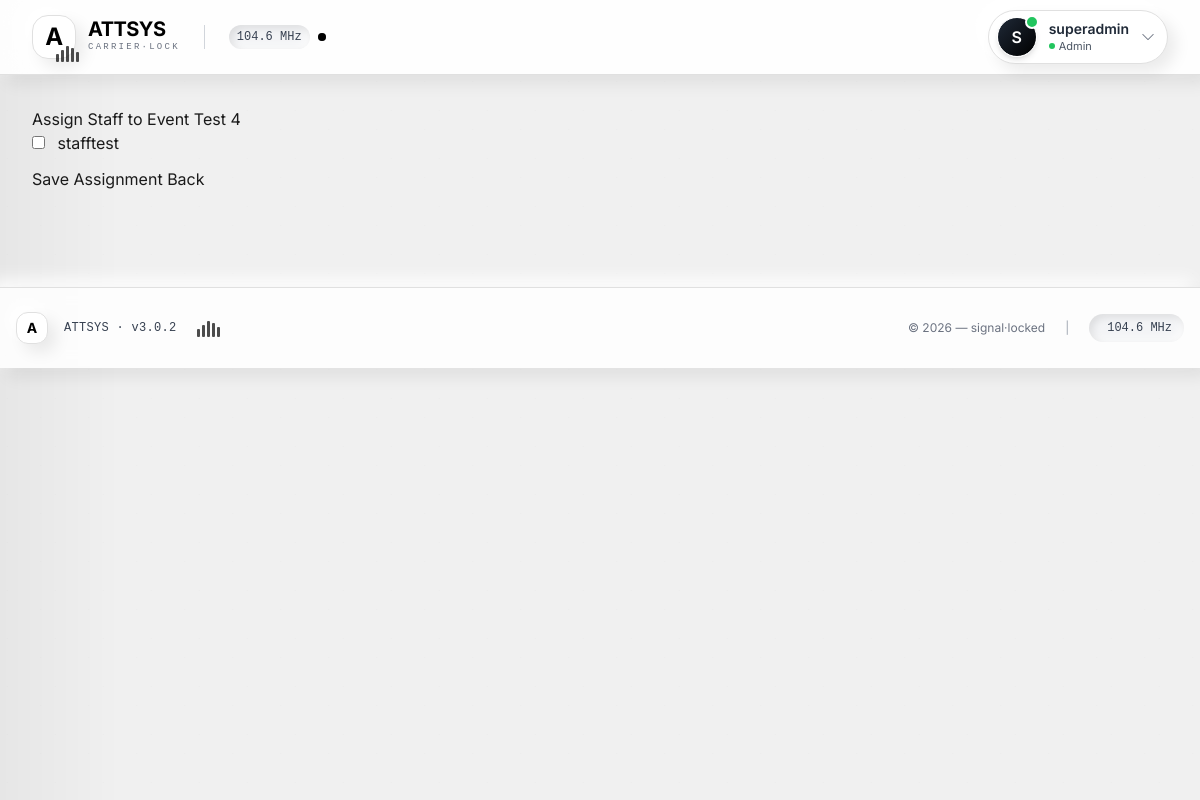
The app's page /attsys/event/35/assign/ (signed in) with its own data.
### attsys/models.py (models this page shows, shortened)
class User(AbstractUser):
    ROLE_CHOICES = (
        ('ADMIN', 'Admin'),
        ('STAFF', 'Staff'),
    )
    role = models.CharField(max_length=10, choices=ROLE_CHOICES, default='STAFF')
    phone_number = models.CharField(max_length=15, blank=True)

class Event(models.Model):
    STATE_CHOICES = (
        ('KUALA_LUMPUR', 'Kuala Lumpur'),
        ('SELANGOR', 'Selangor'),
        ('JOHOR', 'Johor'),
        ('PENANG', 'Penang'),
        ('PERAK', 'Perak'),
        ('SABAH', 'Sabah'),
        ('SARAWAK', 'Sarawak'),
        ('PAHANG', 'Pahang'),
        ('NEGERI_SEMBILAN', 'Negeri Sembilan'),
        ('KEDAH', 'Kedah'),
        ('KELANTAN', 'Kelantan'),
        ('TERENGGANU', 'Terengganu'),
        ('MELAKA', 'Melaka'),
        ('PERLIS', 'Perlis'),
        ('LABUAN', 'Labuan'),
        ('PUTRAJAYA', 'Putrajaya'),
        ('OTHER', 'Other'),
    )
    title = models.CharField(max_length=200)
    description = models.TextField(blank=True)
    venue = models.CharField(max_length=200)
    state = models.CharField(max_length=50, choices=STATE_CHOICES, default='KUALA_LUMPUR')
    custom_state = models.CharField(
        max_length=100,
        blank=True,
        verbose_name="Other State"
    )
    date = models.DateField()
    start_time = models.TimeField()
    end_time = models.TimeField()
    created_by = models.ForeignKey(
        User,
        on_delete=models.CASCADE,
        related_name='events'
    )
    assigned_staff = models.ManyToManyField(
        settings.AUTH_USER_MODEL,
        blank=True,
        related_name='assigned_events'
    )
    check_in_token = models.UUIDField(default=uuid.uuid4, unique=True)
    is_active = models.BooleanField(default=False)
    created_at = models.DateTimeField(auto_now_add=True)
    updated_at = models.DateTimeField(auto_now=True)
    class Meta:
        ordering = ['-date', '-created_at']

### attsys/views.py (the view)
# urls.py: path('event/<int:event_id>/assign/', views.assign_staff, name='assign_staff'),
@login_required
def assign_staff(request, event_id):
    if not request.user.is_active:
        return redirect('login')
    if request.user.role != 'ADMIN':
        return HttpResponseForbidden("Admins only")
    event = get_object_or_404(Event, id=event_id)
    staff_users = User.objects.filter(role='STAFF')
    if request.method == 'POST':
        selected_staff = request.POST.getlist('staff')
        event.assigned_staff.set(selected_staff)
        messages.success(request, "Staff assigned successfully")
        return redirect('event_detail', event_id=event.id)
    return render(request, 'assign_staff.html', {
        'event': event,
        'staff_users': staff_users
    })

### attsys/templates/assign_staff.html (shortened to what this page needs)
{% extends 'base.html' %}
{% block content %}
<h3>Assign Staff to {{ event.title }}</h3>
<form method="post">
    <div class="list-group mb-3">
        {% for staff in staff_users %}
        <label class="list-group-item">
            <input
                class="form-check-input me-2"
                type="checkbox"
                name="staff"
                value="{{ staff.id }}"
            >
            {{ staff.username }}
        </label>
        {% empty %}
        <div class="text-muted">No staff users found</div>
        {% endfor %}
    </div>
    <button type="submit" class="btn btn-primary">
        Save Assignment
    </button>
    <a href="{% url 'event_detail' event.id %}" class="btn btn-secondary">
        Back
    </a>
</form>
{% endblock %}

### attsys/templates/base.html (shortened to what this page needs)
<!DOCTYPE html>
{% load static %}
<html lang="en" class="scroll-smooth">
<head>
    <link rel="stylesheet" href="https://cdn.jsdelivr.net/npm/bootstrap-icons@1.11.3/font/bootstrap-icons.min.css">
    <script src="https://cdn.tailwindcss.com"></script>
</head>
<body>
    <div class="static-noise"></div>
    <div class="scan-sweep" style="position: fixed; top:0; left:0; width:100%; height:100%; pointer-events:none; z-index:0;"></div>
    <header class="header-transmission sticky top-0 z-[100] px-4 sm:px-6 lg:px-8 py-2.5">
        <div class="max-w-7xl mx-auto flex justify-between items-center">
            <div class="flex items-center gap-4">
                <a href="{% url 'dashboard' %}" class="flex items-center gap-3 group">
                    <div class="logo-neu w-11 h-11 rounded-2xl flex items-center justify-center relative transition-all">
                        <span class="font-bold text-black text-2xl tracking-tight">A</span>
                        <span class="absolute -bottom-1 -right-1 flex sig-bars">
                            <span></span><span></span><span></span><span></span><span></span>
                        </span>
                    </div>
                    <div class="flex flex-col">
                        <span class="font-bold text-xl text-black tracking-tight leading-none">ATTSYS</span>
                        <span class="text-[9px] uppercase text-gray-500 tracking-[0.25em] font-mono mt-0.5 glitch-text">carrier·lock</span>
                    </div>
                </a>
                <div class="hidden md:flex items-center gap-2 pl-4 ml-2 border-l border-gray-300">
                    <span id="carrierFreq" class="text-xs font-mono text-gray-700 font-medium bg-gray-100 px-2 py-1 rounded-full neu-inset-flat">104.7 MHz</span>
                    <span class="relative flex h-2 w-2">
                        <span class="relative inline-flex rounded-full h-2 w-2 bg-black"></span>
                    </span>
                </div>
            </div>
            {% if user.is_authenticated %}
            <div class="flex items-center gap-3">
                <div class="drop-zone" id="userDropZone">
                    <button class="profile-trigger flex items-center gap-3 pl-2 pr-3 py-1.5 rounded-full neu-tactile focus-ring"
                            id="userDropBtn"
                            aria-expanded="false"
                            aria-haspopup="true">
                        <div class="relative">
                            <div class="w-10 h-10 rounded-full bg-gradient-to-br from-gray-800 to-black flex items-center justify-center text-white font-semibold shadow-md border border-white">
                                {{ user.username|first|upper }}
                            </div>
                            <span class="absolute -top-0.5 -right-0.5 w-3.5 h-3.5 bg-green-500 border-2 border-white rounded-full"></span>
                        </div>
                        <div class="hidden lg:block text-left">
                            <div class="text-sm font-semibold text-gray-800 leading-tight">{{ user.username }}</div>
                            <div class="text-[11px] text-gray-600 flex items-center gap-1">
                                <span class="w-1.5 h-1.5 bg-green-500 rounded-full"></span>
                                {{ user.role|title|default:"User" }}
                            </div>
                        </div>
                        <i class="bi bi-chevron-down text-gray-500 text-sm transition-transform duration-300" id="chevronIcon"></i>
                    </button>
                    <div class="hover-bridge"></div>
                </div>
            </div>
            {% endif %}
        </div>
    </header>
    <main class="relative z-20 max-w-7xl mx-auto px-4 sm:px-6 lg:px-8 py-8 transmission-enter">
        {% block content %}{% endblock %}
    </main>
    <footer class="footer-signal mt-16 py-6 px-4">
        <div class="max-w-7xl mx-auto flex flex-col md:flex-row justify-between items-center text-xs text-gray-600">
            <div class="flex items-center gap-4 mb-3 md:mb-0">
                <div class="neu-raised-sm w-8 h-8 rounded-xl flex items-center justify-center">
                    <span class="text-black text-sm font-bold">A</span>
                </div>
                <span class="font-mono tracking-wide text-gray-700">ATTSYS · v3.0.2</span>
                <span class="sig-bars ml-1">
                    <span></span><span></span><span></span><span></span><span></span>
                </span>
            </div>
            <div class="flex items-center gap-5">
                <span class="text-gray-500">© {% now "Y" %} — signal·locked</span>
                <span class="hidden md:inline text-gray-400">|</span>
                <span class="flex items-center gap-1.5 bg-gray-100 px-3 py-1.5 rounded-full neu-inset-flat">
                    <span class="font-mono text-gray-700" id="footerFreq">104.7 MHz</span>
                </span>
            </div>
        </div>
    </footer>
</body>
</html>

### attsys/templates/base.html (style rules this page uses)
* { margin: 0; padding: 0; box-sizing: border-box; }
:root { --black: #000000; --white: #ffffff; --gray-50: #fafafa; --gray-100: #f0f0f0; --gray-200: #e0e0e0; --gray-300: #d0d0d0; --gray-400: #a0a0a0; --gray-500: #707070; --gray-600: #505050; --gray-700: #404040; --gray-800: #2d2d2d; --gray-900: #1a1a1a; --neu-raised-deep: 16px 16px 28px rgba(0, 0, 0, 0.12), -14px -14px 28px rgba(255, 255, 255, 0.9); --neu-raised-sm: 8px 8px 16px rgba(0,0,0,0.08), -8px -8px 16px rgba(255,255,255,0.9); --neu-inset-deep: inset 6px 6px 12px rgba(0, 0, 0, 0.2), inset -4px -4px 10px rgba(255, 255, 255, 0.9); --neu-inset-flat: inset 3px 3px 8px rgba(0,0,0,0.1), inset -3px -3px 8px rgba(255,255,255,0.8); --signal: var(--black); --carrier: rgba(0,0,0,0.1); --transition-speed: 0.2s cubic-bezier(0.2, 0, 0, 1); }
body { background: var(--gray-100); background-image: radial-gradient(circle at 15% 30%, rgba(0,0,0,0.02) 0px, transparent 1px), radial-gradient(circle at 85% 70%, rgba(0,0,0,0.02) 0px, transparent 1px); background-size: 48px 48px; font-family: 'Inter', -apple-system, BlinkMacSystemFont, sans-serif; color: var(--gray-900); min-height: 100vh; line-height: 1.5; font-weight: 400; position: relative; }
.static-noise { position: fixed; top: 0; left: 0; width: 100%; height: 100%; opacity: 0.2; pointer-events: none; z-index: 1; }
.scan-sweep { position: relative; overflow: hidden; }
.scan-sweep::after { content: ''; position: absolute; top: 0; left: -30%; width: 40%; height: 100%; background: linear-gradient(90deg, transparent, rgba(0,0,0,0.08), transparent); animation: sweep 3s ease-in-out infinite; pointer-events: none; }
.sig-bars { display: inline-flex; align-items: flex-end; gap: 2px; height: 18px; }
.sig-bars span { width: 3px; background: var(--black); height: 8px; animation: barFluctuation 1.5s infinite alternate; border-radius: 1px; opacity: 0.7; }
.sig-bars span:nth-child(1) { height: 8px; animation-delay: 0s; }
.sig-bars span:nth-child(2) { height: 12px; animation-delay: 0.2s; }
.sig-bars span:nth-child(3) { height: 16px; animation-delay: 0.4s; }
.sig-bars span:nth-child(4) { height: 14px; animation-delay: 0.1s; }
.sig-bars span:nth-child(5) { height: 10px; animation-delay: 0.3s; }
.neu-raised-sm { background: var(--white); box-shadow: var(--neu-raised-sm); border: 1px solid var(--gray-200); }
.neu-inset-flat { background: var(--gray-100); box-shadow: var(--neu-inset-flat); }
.neu-tactile { transition: var(--transition-speed); }
.header-transmission { background: rgba(255,255,255,0.92); backdrop-filter: blur(12px); border-bottom: 1px solid var(--gray-200); box-shadow: var(--neu-raised-sm); }
.drop-zone { position: relative; }
.hover-bridge { position: absolute; width: 100%; height: 18px; bottom: -18px; left: 0; background: transparent; }
.logo-neu { background: var(--white); box-shadow: var(--neu-raised-sm); border-radius: 18px; border: 1px solid var(--gray-200); transition: var(--transition-speed); }
.profile-trigger { background: var(--white); box-shadow: var(--neu-raised-sm); border: 1px solid var(--gray-200); transition: var(--transition-speed); border-radius: 30px; }
.footer-signal { background: rgba(255,255,255,0.85); backdrop-filter: blur(8px); border-top: 1px solid var(--gray-200); box-shadow: var(--neu-raised-sm); }
.transmission-enter { animation: enterSignal 0.6s cubic-bezier(0.16, 1, 0.3, 1); }
.glitch-text { animation: glitch 4s infinite; }

### records on screen
User: username|first "S", username "superadmin", role "Admin"
Event: title "Event Test 4"
User: username "stafftest"
